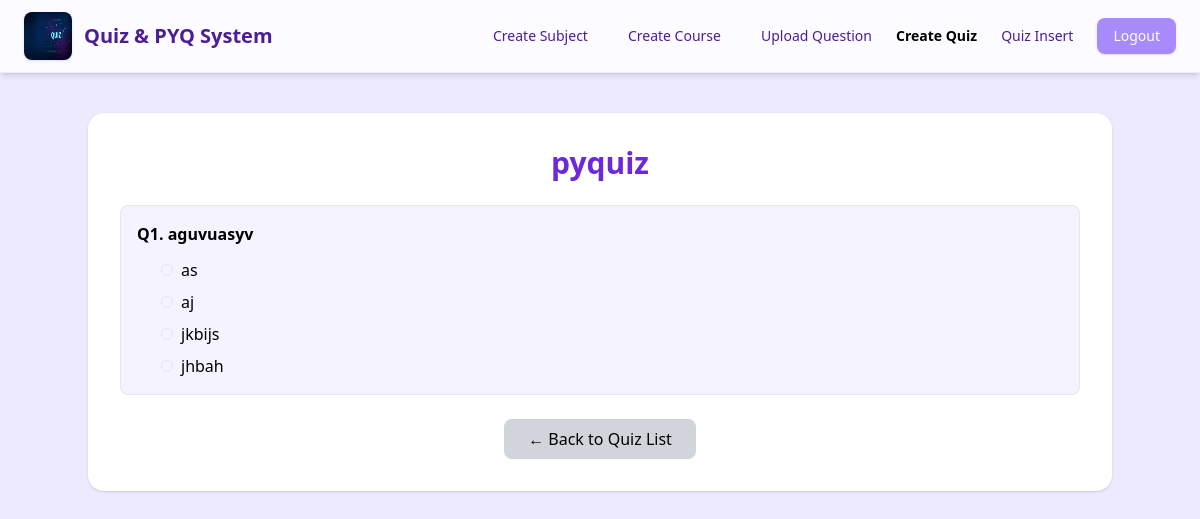
Page /quiz/1/details/ on the committed database.
### Common/models.py (models this page shows, shortened)
class Quiz(models.Model):
    faculty = models.ForeignKey(
        FacultyRegistration,
        on_delete=models.CASCADE,
        related_name="quizzes"
    )
    subject = models.ForeignKey(
        Subject,
        on_delete=models.PROTECT
    )
    semester = models.CharField(max_length=30)
    quiz_name = models.CharField(max_length=40)
    pass_mark = models.IntegerField()

class QuizQuestion(models.Model):
    quiz = models.ForeignKey(
        Quiz,
        on_delete=models.CASCADE,
        related_name='questions'
    )
    question_text = models.TextField()

class QuizOption(models.Model):
    question = models.ForeignKey(
        QuizQuestion,
        on_delete=models.CASCADE,
        related_name='options'
    )
    option_text = models.CharField(max_length=200)
    is_correct = models.BooleanField(default=False)
    explananation = models.TextField(blank=True,null=True)

### Faculty/views.py (the view)
# urls.py: path('quiz/<int:quiz_id>/details/',views.faculty_quiz_detail,name='faculty_quiz_detail'),
def faculty_quiz_detail(request, quiz_id):
    quiz = get_object_or_404(Quiz, id=quiz_id)
    questions = quiz.questions.prefetch_related('options')
    return render(request, 'faculty/quiz_detail.html', {
        'quiz': quiz,
        'questions': questions
    })

### Faculty/Templates/faculty/quiz_detail.html
{% include 'fheader.html' %}
<script src="https://cdn.tailwindcss.com"></script>
<body class="bg-violet-100 min-h-screen">
<div class="max-w-5xl mx-auto mt-10 bg-white rounded-2xl shadow p-8">
    <h2 class="text-3xl font-bold text-center text-violet-700 mb-6">
        {{ quiz.quiz_name }}
    </h2>
    {% for q in questions %}
        <div class="mb-6 p-4 border rounded-lg bg-violet-50">
            <p class="font-semibold mb-3">
                Q{{ forloop.counter }}. {{ q.question_text }}
            </p>
            <ul class="space-y-2 ml-6">
                {% for opt in q.options.all %}
                    <li class="flex items-center gap-2">
                        <span class="w-3 h-3 rounded-full border"></span>
                        {{ opt.option_text }}
                    </li>
                {% endfor %}
            </ul>
        </div>
    {% empty %}
        <p class="text-center text-gray-500">
            No questions added to this quiz.
        </p>
    {% endfor %}
    <div class="mt-6 text-center">
        <a href="{% url 'faculty_course_quizzes' quiz.subject.id %}"
           class="inline-block px-6 py-2 bg-gray-300 rounded-lg hover:bg-gray-400">
            ← Back to Quiz List
        </a>
    </div>
</div>
</body>

### rows in the picture
Quiz: quiz_name "pyquiz"
QuizQuestion: question_text "aguvuasyv"
QuizOption: option_text "as"
QuizOption: option_text "aj"
QuizOption: option_text "jkbijs"
QuizOption: option_text "jhbah"
